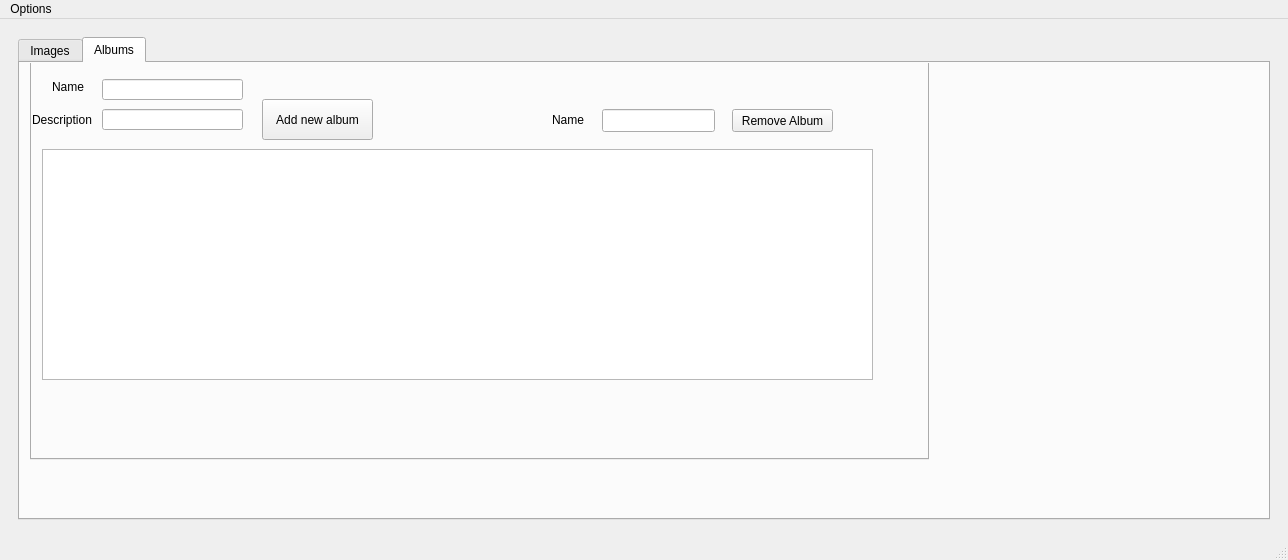
<?xml version="1.0" encoding="UTF-8"?>
<ui version="4.0">
 <class>MainWindow</class>
 <widget class="QMainWindow" name="MainWindow">
  <property name="geometry">
   <rect>
    <x>0</x>
    <y>0</y>
    <width>1288</width>
    <height>560</height>
   </rect>
  </property>
  <property name="windowTitle">
   <string>Photo Gallery</string>
  </property>
  <widget class="QWidget" name="centralwidget">
   <property name="sizePolicy">
    <sizepolicy hsizetype="Preferred" vsizetype="Preferred">
     <horstretch>0</horstretch>
     <verstretch>0</verstretch>
    </sizepolicy>
   </property>
   <layout class="QVBoxLayout" name="verticalLayout_4">
    <item>
     <widget class="QStackedWidget" name="stackedWidget_2">
      <property name="currentIndex">
       <number>0</number>
      </property>
      <widget class="QWidget" name="page_0_front">
       <layout class="QVBoxLayout" name="verticalLayout">
        <item>
         <widget class="QTabWidget" name="tabWidget">
          <property name="currentIndex">
           <number>1</number>
          </property>
          <widget class="QWidget" name="tab_images">
           <attribute name="title">
            <string>Images</string>
           </attribute>
           <layout class="QVBoxLayout" name="verticalLayout_6">
            <item>
             <widget class="QStackedWidget" name="stackedWidget">
              <property name="currentIndex">
               <number>1</number>
              </property>
              <widget class="QWidget" name="page_1">
               <layout class="QVBoxLayout" name="verticalLayout_2">
                <item>
                 <widget class="QLabel" name="label_picture">
                  <property name="text">
                   <string/>
                  </property>
                 </widget>
                </item>
               </layout>
              </widget>
              <widget class="QWidget" name="page_2">
               <layout class="QVBoxLayout" name="verticalLayout_3">
                <item>
                 <widget class="QListWidget" name="listImages">
                  <property name="movement">
                   <enum>QListView::Static</enum>
                  </property>
                 </widget>
                </item>
               </layout>
              </widget>
             </widget>
            </item>
            <item>
             <layout class="QHBoxLayout" name="horizontalLayout" stretch="0,0,0,0,0,0,0,0,0,0">
              <item>
               <spacer name="horizontalSpacer_2">
                <property name="orientation">
                 <enum>Qt::Horizontal</enum>
                </property>
                <property name="sizeHint" stdset="0">
                 <size>
                  <width>40</width>
                  <height>20</height>
                 </size>
                </property>
               </spacer>
              </item>
              <item>
               <widget class="QPushButton" name="pushButton_3">
                <property name="text">
                 <string>Show All</string>
                </property>
               </widget>
              </item>
              <item>
               <widget class="QPushButton" name="pbAddtoalbum">
                <property name="text">
                 <string>Add to album</string>
                </property>
               </widget>
              </item>
              <item>
               <widget class="QPushButton" name="pbRotate">
                <property name="sizePolicy">
                 <sizepolicy hsizetype="Minimum" vsizetype="Preferred">
                  <horstretch>0</horstretch>
                  <verstretch>0</verstretch>
                 </sizepolicy>
                </property>
                <property name="text">
                 <string>Rotate</string>
                </property>
               </widget>
              </item>
              <item>
               <widget class="QPushButton" name="pbBack">
                <property name="sizePolicy">
                 <sizepolicy hsizetype="Minimum" vsizetype="Preferred">
                  <horstretch>0</horstretch>
                  <verstretch>0</verstretch>
                 </sizepolicy>
                </property>
                <property name="text">
                 <string>&lt;</string>
                </property>
               </widget>
              </item>
              <item>
               <widget class="QPushButton" name="pbSlidesShow">
                <property name="sizePolicy">
                 <sizepolicy hsizetype="Minimum" vsizetype="Preferred">
                  <horstretch>0</horstretch>
                  <verstretch>0</verstretch>
                 </sizepolicy>
                </property>
                <property name="text">
                 <string>Slides show</string>
                </property>
               </widget>
              </item>
              <item>
               <widget class="QPushButton" name="pbNext">
                <property name="sizePolicy">
                 <sizepolicy hsizetype="Minimum" vsizetype="Preferred">
                  <horstretch>0</horstretch>
                  <verstretch>0</verstretch>
                 </sizepolicy>
                </property>
                <property name="text">
                 <string>&gt;</string>
                </property>
               </widget>
              </item>
              <item>
               <widget class="QPushButton" name="pbExit">
                <property name="sizePolicy">
                 <sizepolicy hsizetype="Minimum" vsizetype="Preferred">
                  <horstretch>0</horstretch>
                  <verstretch>0</verstretch>
                 </sizepolicy>
                </property>
                <property name="text">
                 <string>X</string>
                </property>
               </widget>
              </item>
              <item>
               <widget class="QPushButton" name="pbEdit">
                <property name="text">
                 <string>Edit</string>
                </property>
               </widget>
              </item>
              <item>
               <spacer name="horizontalSpacer">
                <property name="orientation">
                 <enum>Qt::Horizontal</enum>
                </property>
                <property name="sizeHint" stdset="0">
                 <size>
                  <width>60</width>
                  <height>20</height>
                 </size>
                </property>
               </spacer>
              </item>
             </layout>
            </item>
           </layout>
          </widget>
          <widget class="QWidget" name="tab_albums">
           <attribute name="title">
            <string>Albums</string>
           </attribute>
           <widget class="QPushButton" name="pushButton">
            <property name="geometry">
             <rect>
              <x>20</x>
              <y>20</y>
              <width>111</width>
              <height>41</height>
             </rect>
            </property>
            <property name="text">
             <string>Add new album</string>
            </property>
           </widget>
           <widget class="QTabWidget" name="tabWidget_2">
            <property name="geometry">
             <rect>
              <x>10</x>
              <y>-30</y>
              <width>899</width>
              <height>427</height>
             </rect>
            </property>
            <property name="currentIndex">
             <number>1</number>
            </property>
            <widget class="QWidget" name="tab_images_2">
             <attribute name="title">
              <string>Images</string>
             </attribute>
             <layout class="QVBoxLayout" name="verticalLayout_7">
              <item>
               <widget class="QStackedWidget" name="stackedWidget_3">
                <property name="currentIndex">
                 <number>0</number>
                </property>
                <widget class="QWidget" name="page_3">
                 <layout class="QVBoxLayout" name="verticalLayout_8">
                  <item>
                   <widget class="QLabel" name="label_picture_2">
                    <property name="text">
                     <string/>
                    </property>
                   </widget>
                  </item>
                 </layout>
                </widget>
                <widget class="QWidget" name="page_4">
                 <layout class="QVBoxLayout" name="verticalLayout_9">
                  <item>
                   <widget class="QListWidget" name="listImages_2">
                    <property name="movement">
                     <enum>QListView::Static</enum>
                    </property>
                   </widget>
                  </item>
                 </layout>
                </widget>
               </widget>
              </item>
             </layout>
            </widget>
            <widget class="QWidget" name="tab_albums_2">
             <attribute name="title">
              <string>Albums</string>
             </attribute>
             <widget class="QPushButton" name="pushButton_2">
              <property name="geometry">
               <rect>
                <x>230</x>
                <y>40</y>
                <width>111</width>
                <height>41</height>
               </rect>
              </property>
              <property name="text">
               <string>Add new album</string>
              </property>
             </widget>
             <widget class="QLabel" name="label">
              <property name="geometry">
               <rect>
                <x>20</x>
                <y>20</y>
                <width>59</width>
                <height>15</height>
               </rect>
              </property>
              <property name="text">
               <string>Name</string>
              </property>
             </widget>
             <widget class="QLineEdit" name="albumName">
              <property name="geometry">
               <rect>
                <x>70</x>
                <y>20</y>
                <width>141</width>
                <height>21</height>
               </rect>
              </property>
             </widget>
             <widget class="QListWidget" name="AlbumListWidget">
              <property name="geometry">
               <rect>
                <x>10</x>
                <y>90</y>
                <width>831</width>
                <height>231</height>
               </rect>
              </property>
             </widget>
             <widget class="QLabel" name="label_2">
              <property name="geometry">
               <rect>
                <x>0</x>
                <y>51</y>
                <width>71</width>
                <height>20</height>
               </rect>
              </property>
              <property name="text">
               <string>Description</string>
              </property>
             </widget>
             <widget class="QLineEdit" name="DescriptionLine">
              <property name="geometry">
               <rect>
                <x>70</x>
                <y>50</y>
                <width>141</width>
                <height>21</height>
               </rect>
              </property>
             </widget>
             <widget class="QPushButton" name="pushButton_4">
              <property name="geometry">
               <rect>
                <x>700</x>
                <y>50</y>
                <width>101</width>
                <height>23</height>
               </rect>
              </property>
              <property name="text">
               <string>Remove Album</string>
              </property>
             </widget>
             <widget class="QLineEdit" name="removeAlbum">
              <property name="geometry">
               <rect>
                <x>570</x>
                <y>50</y>
                <width>113</width>
                <height>23</height>
               </rect>
              </property>
             </widget>
             <widget class="QLabel" name="label_3">
              <property name="geometry">
               <rect>
                <x>520</x>
                <y>40</y>
                <width>61</width>
                <height>41</height>
               </rect>
              </property>
              <property name="text">
               <string>Name</string>
              </property>
             </widget>
            </widget>
           </widget>
          </widget>
         </widget>
        </item>
       </layout>
      </widget>
      <widget class="QWidget" name="page_1_front">
       <layout class="QVBoxLayout" name="verticalLayout_5" stretch="0,10">
        <item>
         <layout class="QHBoxLayout" name="horizontalLayout_2">
          <item>
           <widget class="QPushButton" name="pbFullScreenExit">
            <property name="text">
             <string>x</string>
            </property>
           </widget>
          </item>
          <item>
           <spacer name="horizontalSpacer_3">
            <property name="orientation">
             <enum>Qt::Horizontal</enum>
            </property>
            <property name="sizeHint" stdset="0">
             <size>
              <width>40</width>
              <height>20</height>
             </size>
            </property>
           </spacer>
          </item>
         </layout>
        </item>
        <item>
         <widget class="QLabel" name="labelSlide">
          <property name="text">
           <string/>
          </property>
         </widget>
        </item>
       </layout>
      </widget>
     </widget>
    </item>
   </layout>
  </widget>
  <widget class="QMenuBar" name="menubar">
   <property name="geometry">
    <rect>
     <x>0</x>
     <y>0</y>
     <width>1288</width>
     <height>20</height>
    </rect>
   </property>
   <widget class="QMenu" name="menuOptions">
    <property name="title">
     <string>Options</string>
    </property>
    <widget class="QMenu" name="menuFilters">
     <property name="title">
      <string>Filters</string>
     </property>
     <addaction name="actionBy_Date"/>
     <addaction name="separator"/>
     <addaction name="actionBy_Na_e"/>
     <addaction name="separator"/>
     <addaction name="actionBy_Type"/>
     <addaction name="separator"/>
    </widget>
    <addaction name="menuFilters"/>
   </widget>
   <addaction name="menuOptions"/>
  </widget>
  <widget class="QStatusBar" name="statusbar"/>
  <action name="actionAlbums">
   <property name="text">
    <string>Albums</string>
   </property>
  </action>
  <action name="actionBy_Date">
   <property name="text">
    <string>By Date</string>
   </property>
  </action>
  <action name="actionBy_Na_e">
   <property name="text">
    <string>By Name</string>
   </property>
  </action>
  <action name="actionBy_Type">
   <property name="text">
    <string>By Type</string>
   </property>
  </action>
 </widget>
 <resources/>
 <connections/>
</ui>
